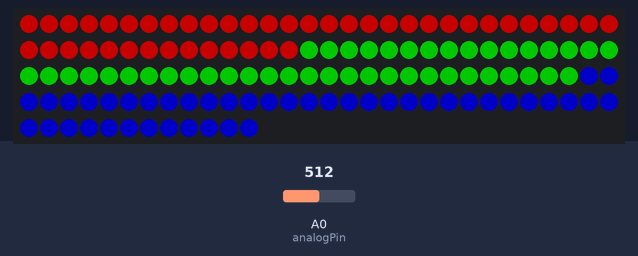
Bench run of a sketch on a simulated Arduino Uno, built with avr-gcc and run on an emulated ATmega328P. On the bench: 132 RGB LEDs in strip order, left to right, continuing on the next row. The inputs (shaded band) are chosen by the test bench; at power-on: A0 (analogPin) = 512. Dim RGB values are drawn brighter than linear.

Above: at 1.2 s.
1.3 s: A0 (analogPin) set to 34
At 2.3 s:
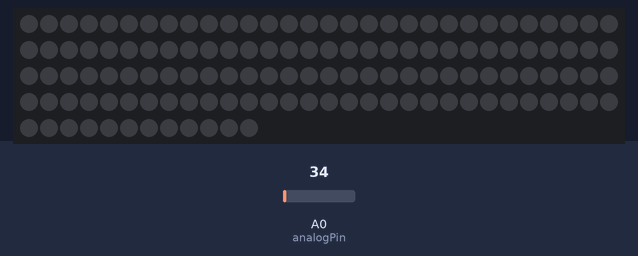
2.8 s: A0 (analogPin) set to 122
At 3.6 s:
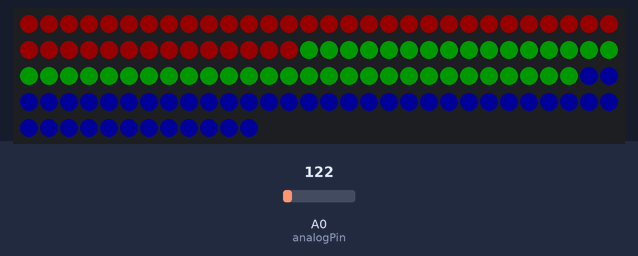
4.3 s: A0 (analogPin) set to 0
At 4.8 s:
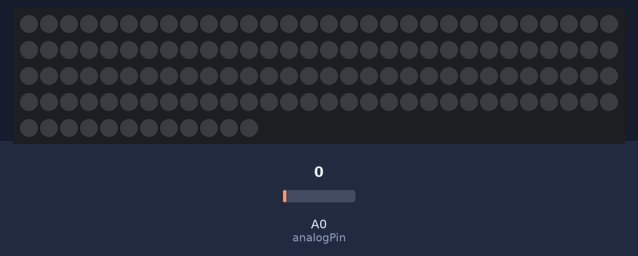
5.8 s: A0 (analogPin) set to 511
At 7.0 s:
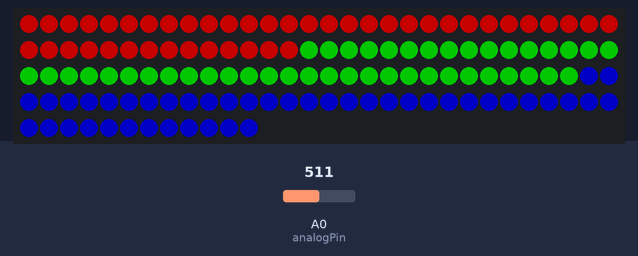
7.3 s: A0 (analogPin) set to 34
At 7.31 s:
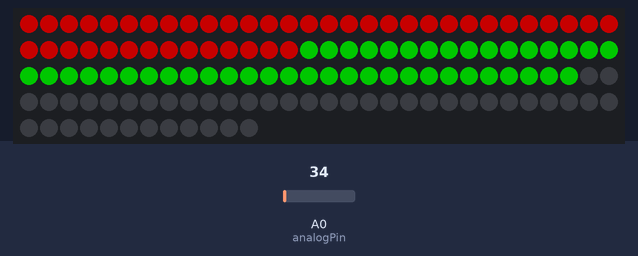
Timing chart, 0 to 9.8 s (numbered marks = the images above; inputs shaded):
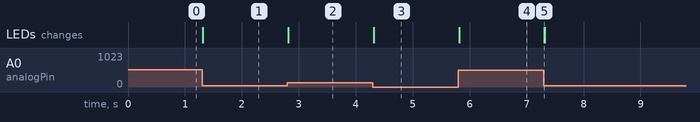

Measured:
- after the input at 1.3 s, the LEDs: change at once (image 1)
- after the input at 2.8 s, the LEDs: change at once (image 2)
- after the input at 4.3 s, the LEDs: change at once (image 3)
- after the input at 5.8 s, the LEDs: change at once (image 4)
- after the input at 7.3 s, the LEDs: change at once (image 5)

The sketch:

LedStripColorOrgan.ino
```cpp
#include <Adafruit_NeoPixel.h>
//#include <StripPatterns.h>
#ifdef __AVR__
  #include <avr/power.h>
#endif
#define PIN 10 // Pin for led strip
int nPixels = 132;
Adafruit_NeoPixel strip = Adafruit_NeoPixel(nPixels, PIN, NEO_GRB + NEO_KHZ800);
int analogPin=A0;
int strobePin=2;
int resetPin=9;
int spectrumValue[7];
int filter = 80;
int waitForEQdelay = 30; // 30 ms as in the sheet.


void setup() {
        #if defined (__AVR_ATtiny85__)
    if (F_CPU == 16000000) clock_prescale_set(clock_div_1);
  #endif

  Serial.begin(9600); // Just for debugging, will be disabled.
  pinMode(analogPin, INPUT);  //defines analog pin A0 as an Input
  pinMode(strobePin, OUTPUT); //defines strobe pin 2 as Output
  pinMode(resetPin, OUTPUT);  //defines reset pin 3 as Output
  digitalWrite(resetPin, LOW);
  digitalWrite(strobePin, HIGH);


  strip.begin();
  strip.setBrightness(200);
  strip.show();

}

void loop() {
  // if hexvalue == something, swap to different mode and reset hex to deafult value;
  // perhaps save hexvalue as previousHex in order to adjust brightness of leds.
  digitalWrite(resetPin, HIGH);
  digitalWrite(resetPin, LOW); // restarts output of multiplexer.
  for(int i =0; i<7; i++){
    digitalWrite(strobePin, LOW);
    delayMicroseconds(waitForEQdelay);
    spectrumValue[i]=analogRead(analogPin);
    if (spectrumValue[i]<filter){spectrumValue[i] = 0;}
    spectrumValue[i]=map(spectrumValue[i],0,1023,0,255);
    digitalWrite(strobePin, HIGH);
  }
  for(int i=0; i<44; i++){ //OBS!! Frekvensområdet för spectrumValue har random initiation,
    //dvs ibland börjar basen på 3 istället för 0, men det stegar alltid uppåt rätt
    // ir-sensor.read(hex);
    strip.setPixelColor(i,spectrumValue[0],0,0);
    strip.setPixelColor(i,spectrumValue[1],0,0);
    //strip.setPixelColor(i+44,0,spectrumValue[3],0);
    strip.setPixelColor(i+44,0,spectrumValue[4],0);
    strip.setPixelColor(i+88,0,0,spectrumValue[5]);
    strip.setPixelColor(i+88,0,0,spectrumValue[6]);
  }
strip.show();
}

void blue(int brightness){
  for(int i=0; i<nPixels; i++){
    strip.setPixelColor(i,0,0,brightness);
  }
  strip.show();
}

void red(int brightness){
  for(int i=0; i<nPixels; i++){
    strip.setPixelColor(i,brightness,0,0);
  }
  strip.show();
    /*while(waiting for input){
   * scan for input;
   * }
   */
}

void green(int brightness){
  for(int i=0; i<nPixels; i++){
    strip.setPixelColor(i,0,brightness,0);
  }
  strip.show();
  /*while(waiting for input){
   * scan for input;
   * }
   */
}

void inputInterpreter(int hex){
  // interpret what command is executed by user.
  // Probably switch statement of all possible commands to the arduino
  // brightnessUp{}
  // brightnessDown{}
  // blue{}
  // red{}
  // green{}
  // purple{}
  // default: do nothing

}
```
